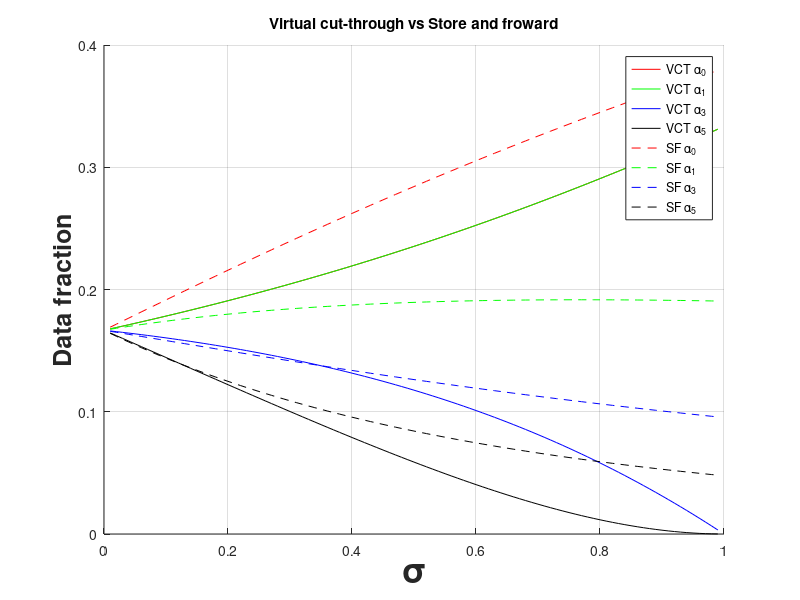

Recreate this plot in MATLAB.
clear
clc
B = [1
    0
    0
    0];

solution = [];
for sigma = 0.01:0.01:0.99
    
    A = [1 2 2 1
        1 -1 0 0
        0 sigma-1 1 0
        0 sigma-1 sigma 1];
    
    s = [];
    s = A\B;
    s = s';
    solution = [solution;s];
    
end

sigma = [0.01:0.01:0.99];

figure
hold on
plot(sigma,solution(:,1),'-r');
plot(sigma,solution(:,2),'-g');
plot(sigma,solution(:,3),'-b');
plot(sigma,solution(:,4),'-k');


B = [1
    0
    0
    0];

solution = [];
for sigma = 0.01:0.01:0.99
    t = sigma + 1;
    t = -t;
    
    z = -sigma;
    
    A = [1 2 2 1
        1 t 0 0
        1 z t 0
        1 z z t];
    
    s = [];
    s = A\B;
    s = s';
    solution = [solution;s];
    
end

sigma = [0.01:0.01:0.99];
grid on

plot(sigma,solution(:,1),'--r');
plot(sigma,solution(:,2),'--g');
plot(sigma,solution(:,3),'--b');
plot(sigma,solution(:,4),'--k');

ylabel('Data fraction','fontweight','bold','FontSize',18);
xlabel('\sigma','fontweight','bold','FontSize',25);
title('Virtual cut-through vs Store and froward');
legend('VCT \alpha_0','VCT \alpha_1','VCT \alpha_3','VCT \alpha_5','SF \alpha_0','SF \alpha_1','SF \alpha_3','SF \alpha_5');
